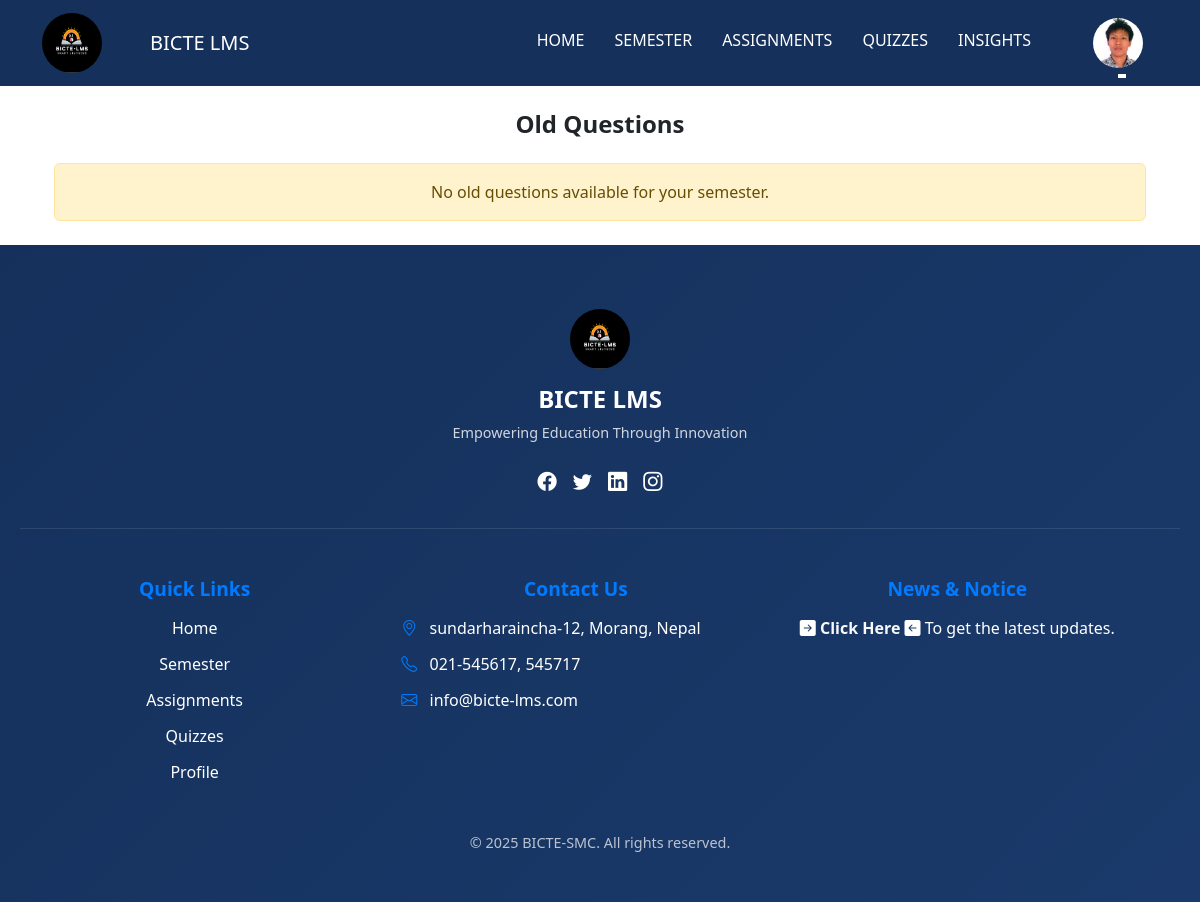
/api/student-home-oldquestions/ (signed in), run on an earlier commit of the app's database.
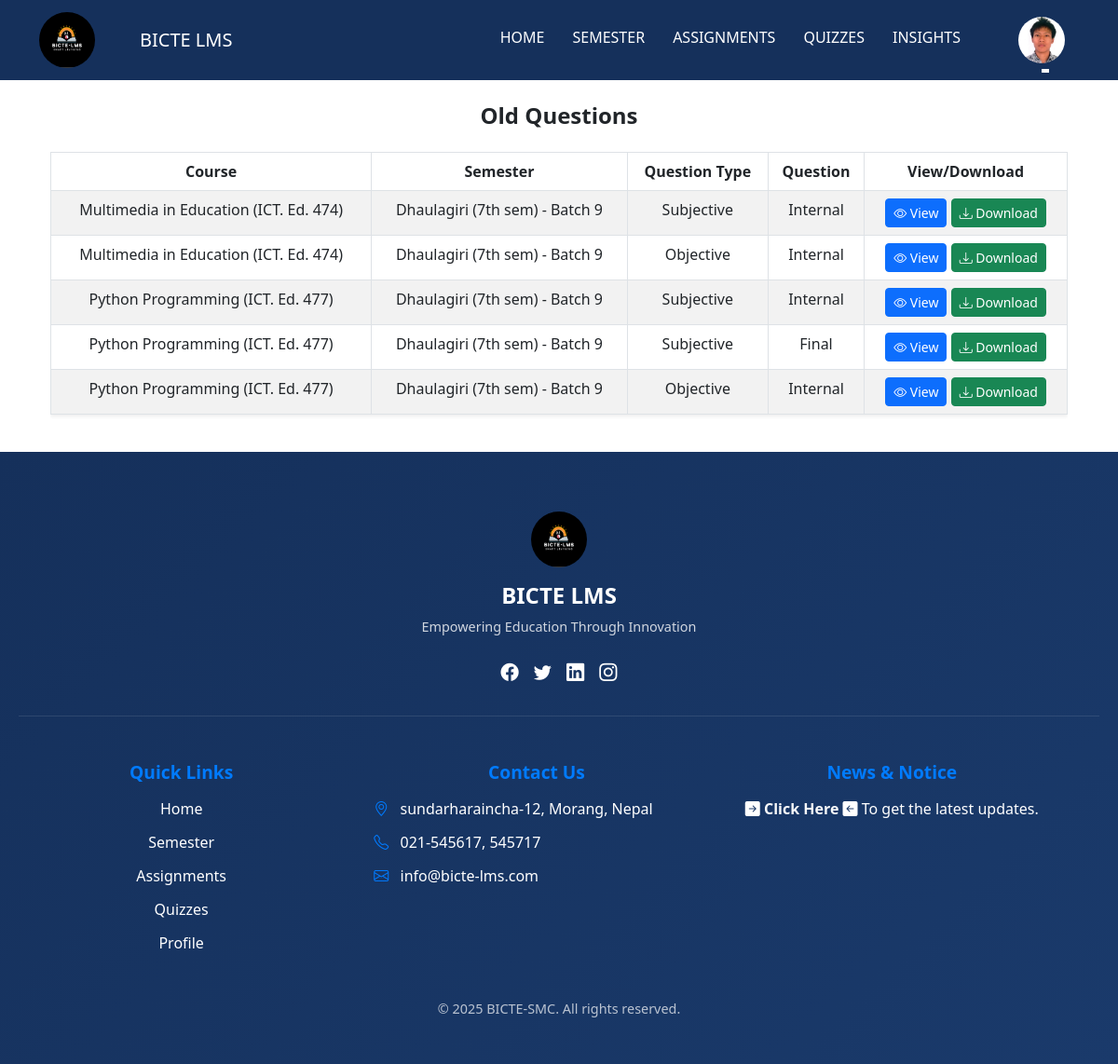
And on a later commit of the database.
### main/models.py (models this page shows, shortened)
class Student(models.Model):
    profile_picture = models.ImageField(upload_to='student_pics/', null=True, blank=True , default='no_image2.jpg')
    st_exam_roll_no = models.CharField(max_length=8, default='00000000')
    st_reg_no = models.CharField(max_length=40, default='0-0-000-00-0000')
    st_name = models.CharField(max_length=100)
    st_date_of_birth = models.DateField(null=True, blank=True)
    st_address = models.CharField(max_length=255)
    st_contact = models.CharField(max_length=15)
    enrollment_date = models.IntegerField(null=True, blank=True)
    st_email = models.EmailField(unique=True)
    st_password = models.CharField(max_length=128, default='studentSMC1')  # Add default password
    st_gender = models.CharField(max_length=10, choices=[('Male', 'Male'), ('Female', 'Female'), ('Other', 'Other')], null=True, blank=True)
    st_father_name = models.CharField(max_length=100, null=True, blank=True)
    semester = models.ForeignKey(Semester, on_delete=models.CASCADE)
    email_sent = models.BooleanField(default=False)
    class Meta:
        verbose_name = "Student"
        verbose_name_plural = "Students"

class OldQuestion(models.Model):
    QUESTION_TYPES = [
        ('Objective', 'Objective'),
        ('Subjective', 'Subjective'),
    ]
    QUESTION_LEVELS = [
        ('Internal', 'Internal'),
        ('Final', 'Final'),
    ]
    question_level = models.CharField(max_length=20, choices=QUESTION_LEVELS, default='Internal')
    file = models.FileField(upload_to='old_questions/')
    course = models.ForeignKey('Course', on_delete=models.CASCADE)
    semester = models.ForeignKey('Semester', on_delete=models.CASCADE)
    question_type = models.CharField(max_length=20, choices=QUESTION_TYPES)

class Course(models.Model):
    syllabus_file = models.FileField(upload_to='syllabus_files/', null=True, blank=True)
    subject_code = models.CharField(max_length=20)
    title = models.CharField(max_length=50)
    description = models.TextField()
    credits = models.IntegerField()
    is_elective = models.BooleanField(default=False, blank=True, null=True)
    semester = models.ForeignKey(Semester, on_delete=models.CASCADE)
    teacher = models.ForeignKey(Teacher, on_delete=models.SET_NULL, null=True, blank=True)
    def __str__(self):
        return f"{self.title} ({self.subject_code})"
    class Meta:
        verbose_name = "Course"
        verbose_name_plural = "Courses"

class Semester(models.Model):
    EVEREST = "EV"
    ANNAPURNA = "AN"
    KANCHENJUNGA = "KA"
    MANASLU = "MA"
    LHOTSE = "LH"
    MAKALU = "MK"
    DHAULAGIRI = "DH"
    LANGTANG = "LA"
    SEMESTER_CHOICES = [
        (EVEREST, "Everest (1st sem)"),
        (ANNAPURNA, "Annapurna (2nd sem)"),
        (KANCHENJUNGA, "Kanchenjunga (3rd sem)"),
        (MANASLU, "Manaslu (4th sem)"),
        (LHOTSE, "Lhotse (5th sem)"),
        (MAKALU, "Makalu (6th sem)"),
        (DHAULAGIRI, "Dhaulagiri (7th sem)"),
        (LANGTANG, "Langtang (8th sem)"),
    ]
    se_name = models.CharField(max_length=2, choices=SEMESTER_CHOICES, default=EVEREST)
    batch = models.CharField(max_length=20)
    start_date = models.DateField()
    end_date = models.DateField(null=True, blank=True)
    is_active = models.BooleanField(default=True, verbose_name="Is Active")
    def __str__(self):
        return f"{self.get_se_name_display()} - Batch {self.batch}"
    class Meta:
        verbose_name = "Semester"
        verbose_name_plural = "Semesters"

### main/views.py (the view)
# urls.py: path('student-home-oldquestions/', views.StudentOldQuestionsPage.as_view(), name='student-home-oldquestions'),
class StudentOldQuestionsPage(LoginRequiredMixin, TemplateView):
    template_name = 'student_template/st_oldquestions.html'
    login_url = '/api/login/'
    def get_context_data(self, **kwargs):
        context = super().get_context_data(**kwargs)
        try:
            student = Student.objects.get(id=self.request.session.get('user_id'))
            context['student'] = student
            old_questions = OldQuestion.objects.filter(semester=student.semester).order_by('course__title')
            context['old_questions'] = old_questions
            if not old_questions.exists():
                context['warning'] = "No old questions available for your semester."
        except Student.DoesNotExist:
            context['error'] = 'Student not found. Please log in again.'
        return context

### templates/student_template/st_oldquestions.html (shortened to what this page needs)
{% extends 'student_template/st_base_template.html' %} {% block title %}Old Questions - BICTESMC{% endblock %} {% block content %}
<div class="container mt-4 mb-4">
    <h2 class="mb-4 text-center fw-bold text-dark fs-4">Old Questions</h2>
    {% if error %}
    <div class="alert alert-danger text-center">{{ error }}</div>
    {% elif warning %}
    <div class="alert alert-warning text-center">{{ warning }}</div>
    {% else %}
    <div class="table-responsive">
        <table class="table table-bordered table-striped table-hover shadow-sm">
            <thead class="thead-dark">
                <tr>
                    <th class="text-center fs-6">Course</th>
                    <th class="text-center fs-6">Semester</th>
                    <th class="text-center fs-6">Question Type</th>
                    <th class="text-center fs-6">Question</th>
                    <th class="text-center fs-6">View/Download</th>
                </tr>
            </thead>
            <tbody>
                {% for question in old_questions %}
                <tr class="animate__animated animate__fadeIn">
                    <td class="text-center" data-label="Course">{{ question.course }}</td>
                    <td class="text-center" data-label="Semester">
                        {{ question.semester }}
                    </td>
                    <td class="text-center" data-label="Question Type">
                        {{ question.question_type }}
                    </td>
                    <td class="text-center" data-label="Question">
                        {{ question.question_level }}
                    </td>
                    <td class="text-center" data-label="View/Download">
                        <a href="{{ question.file.url }}" class="btn btn-primary btn-sm" target="_blank">
                            <i class="bi bi-eye"></i> View
                        </a>
                        <a href="{{ question.file.url }}" class="btn btn-success download_butto btn-sm" download>
                            <i class="bi bi-download"></i> Download
                        </a>
                    </td>
                </tr>
                {% endfor %}
            </tbody>
        </table>
    </div>
    {% endif %}
</div>
{% endblock %}

### templates/student_template/st_base_template.html (shortened to what this page needs)
<!DOCTYPE html>
<html lang="en">
<head>
    <link rel="stylesheet" href="https://cdn.jsdelivr.net/npm/bootstrap-icons@1.11.3/font/bootstrap-icons.min.css">
    <link href="https://cdn.jsdelivr.net/npm/bootstrap@5.3.0/dist/css/bootstrap.min.css" rel="stylesheet" />
</head>
<body>
    {% load static %}
    <nav class="navbar navbar-expand-lg navbar-dark bg-dark">
        <div class="container">
            <div class="navbar-logo">
                <img class="mt-auto mb-auto" src="{% static 'images/main_logo.png' %}" alt="Logo" />
            </div>
            <a class="navbar-brand ms-5" href="#">BICTE LMS</a>
            <div class="collapse navbar-collapse" id="navbarNav">
                <ul class="navbar-nav ms-auto this_pading">
                    <li class="nav-item custom-padding dropdown">
                        <a class="nav-link {% if request.path == '/api/student-home/' %}active{% endif %}" href="/api/student-home/">Home</a>
                    </li>
                    <li class="nav-item custom-padding">
                        <a class="nav-link {% if request.path == '/api/st-semester-view/' %}active{% endif %}" href="/api/st-semester-view/{{ student.semester.id }}/">Semester</a
              >
            </li>
              <li class="nav-item custom-padding">
                        <a class="nav-link {% if request.path == '/api/student-assignment-view/' %}active{% endif %}" href="/api/student-assignment-view/">Assignments</a>
                    </li>
                    <li class="nav-item custom-padding">
                        <a class="nav-link {% if request.path == '/api/leaderboard/' %}active{% endif %}" href="/api/leaderboard/">Quizzes</a
              >
            </li>
            <li class="nav-item custom-padding dropdown">
              <a
                class="nav-link {% if request.path == '#' %}active{% endif %}"
                href="#"
                >Insights</a
              >
            </li>
              </ul>
            <li class="nav-item dropdown user_profile">
              <a
                class="nav-link dropdown-toggle no-hover"
                href="#"
                id="navbarDropdown"
                role="button"
                data-bs-toggle="dropdown"
                aria-expanded="false"
              >
                {% if student.profile_picture %}
                <img
                  src="{{ student.profile_picture.url }}"
                  alt="Profile Picture"
                  class="rounded-circle"
                  style="width: 50px; height: 50px"
                />
                {% endif %}
              </a>
            </li>
        </div>
      </div>
    </nav>
    <div class="container mt-4">{% block content %}{% endblock %}</div>
    <footer class="footer-section">
      <div class="footer-container">
          <div class="footer-top">
              <div class="footer-brand">
                  <div class="navbar-logo">
                      <a href="#">
                        <img src="{% static 'images/main_logo.png' %}" alt="Logo" />
                      </a>
            </div>
            <h3 class="brand-name" style="color:white !important;">BICTE LMS</h3>
            <p class="brand-tagline">Empowering Education Through Innovation</p>
            <div class="social-icons">
                <a href="#" class="social-icon"><i class="bi bi-facebook"></i></a>
                <a href="#" class="social-icon"><i class="bi bi-twitter"></i></a>
                <a href="#" class="social-icon"><i class="bi bi-linkedin"></i></a>
                <a href="#" class="social-icon"><i class="bi bi-instagram"></i></a>
            </div>
        </div>
        </div>
        <div class="footer-links mt-5 pe-5" style=" justify-content: center;  ">
            <div class="links-column" style=" text-align: center;">
                <h4 class="links-title">Quick Links</h4>
                <ul>
                    <li><a href="/api/student-home/">Home</a></li>
                    <li>
                        {% if student.semester %}
                        <a href="{% url 'st-semester-view' student.semester.id %}">Semester</a> {% else %}
                        <span class="text-muted error_semester ">Semester (Not Assigned)</span> {% endif %}
                    </li>
                    <li><a href="/api/student-assignment/">Assignments</a></li>
                    <li><a href="/api/leaderboard/">Quizzes</a></li>
                    <li><a href="/api/student-profile/">Profile</a></li>
                </ul>
            </div>
            <div class="links-column">
                <h4 class="links-title  text-center">Contact Us</h4>
                <ul>
                    <li><i class="bi bi-geo-alt"></i> sundarharaincha-12, Morang, Nepal</li>
                    <li><i class="bi bi-telephone"></i> 021-545617, 545717</li>
                    <li><i class="bi bi-envelope"></i> info@bicte-lms.com</li>
                </ul>
            </div>
            <div class="links-column">
                <h4 class="links-title text-center">News &amp; Notice</h4>
                <p class=" text-center bi bi-arrow-right-square-fill">
                    <a href="/api/student-notice-list/" class="text-decoration-none text-light fw-bold"> Click Here </a><span class="bi bi-arrow-left-square-fill"> To get the latest updates</span>.</p>
            </div>
        </div>
        <div class="footer-bottom">
            <p>&copy; <span id="current-year"></span> BICTE-SMC. All rights reserved.</p>
        </div>
        </div>
        </footer>
</body>
</html>

### templates/student_template/st_base_template.html (style rules this page uses)
.navbar-logo img { width: 60px; height: 60px; border-radius: 50%; transition: transform 0.3s ease; }
.navbar { background-color: #15305b !important; }
.navbar .navbar-nav .nav-link { color: #fff !important; font-weight: 500; padding: 10px 15px; text-transform: uppercase; transition: all 0.3s ease; position: relative; }
.navbar .navbar-nav .nav-link::after { content: ''; position: absolute; width: 0; height: 2px; background: white; bottom: 0; left: 50%; transform: translateX(-50%); transition: width 0.3s ease; }
.custom-padding { padding-top: 10px; }
.user_profile { padding-left: 2rem; }
.footer-section { background: linear-gradient(135deg, #15305b, #1a3a6b); color: #fff; padding: 4rem 0 2rem 0; position: relative; overflow: hidden; }
.footer-container { max-width: 1200px; margin: 0 auto; padding: 0 20px; }
.footer-top { display: flex; flex-wrap: wrap; gap: 2rem; padding-bottom: 2rem; border-bottom: 1px solid rgba(255, 255, 255, 0.1); }
.footer-brand { flex: 1; min-width: 250px; display: flex; flex-direction: column; align-items: center; text-align: center; }
.navbar-logo img { width: 60px; height: 60px; border-radius: 50%; margin-bottom: 1rem; }
.brand-name { font-size: 1.5rem; font-weight: bold; margin-bottom: 0.5rem; }
.brand-tagline { font-size: 0.9rem; color: rgba(255, 255, 255, 0.8); margin-bottom: 1.5rem; }
.social-icons { display: flex; gap: 1rem; justify-content: center; }
.social-icon { color: #fff; font-size: 1.2rem; transition: transform 0.3s ease, color 0.3s ease; }
.footer-links { flex: 2; display: flex; gap: 2rem; flex-wrap: wrap; }
.links-column { flex: 1; min-width: 150px; }
.links-title { font-size: 1.2rem; font-weight: bold; margin-bottom: 1rem; color: #007bff; }
.links-column ul { list-style: none; padding: 0; }
.links-column ul li { margin-bottom: 0.75rem; }
.links-column ul li a { color: #fff; text-decoration: none; transition: color 0.3s ease; }
.links-column ul li i { margin-right: 0.5rem; color: #007bff; }
.footer-bottom { text-align: center; padding-top: 2rem; font-size: 0.9rem; color: rgba(255, 255, 255, 0.7); }

What changed in the data, as far as the page shows it:
added OldQuestion: course "Multimedia in Education (ICT. Ed. 474)", semester "Dhaulagiri (7th sem) - Batch 9", question_type "Subjective", question_level "Internal"
added OldQuestion: course "Multimedia in Education (ICT. Ed. 474)", semester "Dhaulagiri (7th sem) - Batch 9", question_type "Objective", question_level "Internal"
added OldQuestion: course "Python Programming (ICT. Ed. 477)", semester "Dhaulagiri (7th sem) - Batch 9", question_type "Subjective", question_level "Internal"
added OldQuestion: course "Python Programming (ICT. Ed. 477)", semester "Dhaulagiri (7th sem) - Batch 9", question_type "Subjective", question_level "Final"
added OldQuestion: course "Python Programming (ICT. Ed. 477)", semester "Dhaulagiri (7th sem) - Batch 9", question_type "Objective", question_level "Internal"
Also different on the page:
{{ warning }}: "No old questions available for your semester." → (not shown)
text now shown: "Course Semester Question Type Question View/Download"
